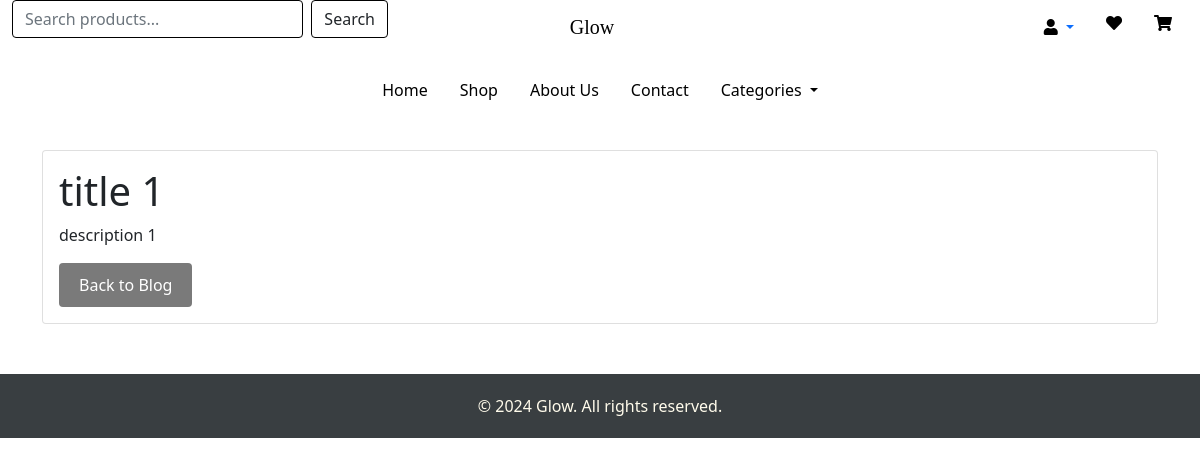
The page /post/1/ on the database as committed earlier.
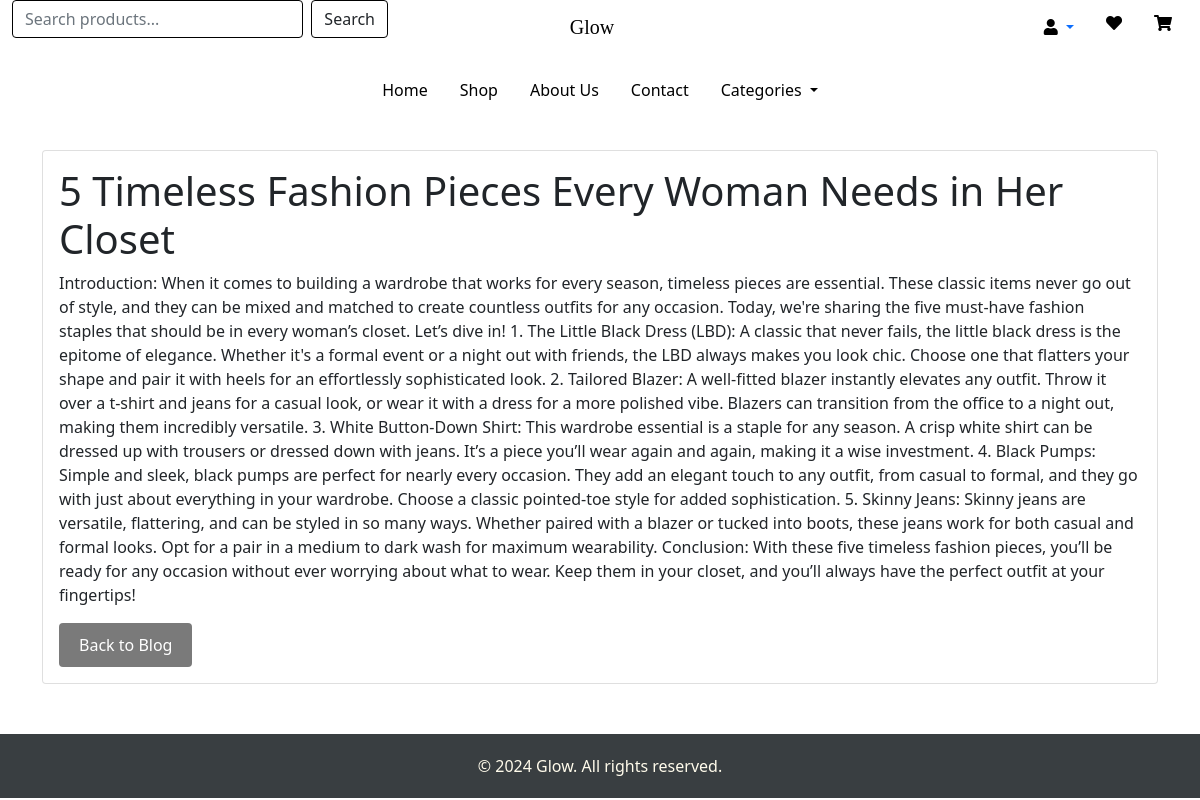
The same page on the database as committed later.
### home/models.py (models this page shows, shortened)
class Post(models.Model):
    title = models.CharField(max_length=200)
    content = models.TextField()
    created_at = models.DateTimeField(auto_now_add=True)

### home/views.py (the view)
# urls.py: path('post/<int:pk>/', views.PostDetailView.as_view(), name='post_detail'),
class PostDetailView(DetailView):
    model = Post
    template_name = 'home/post_detail.html'  # A new template for the detailed view
    context_object_name = 'post'

### home/templates/home/post_detail.html (shortened to what this page needs)
{% extends "base.html" %}
{% block content %}
    <div class="container mt-4 mb-4">
        <div class="card">
            <div class="card-body">
                <h1 class="card-title">{{ post.title }}</h1>
                <p class="card-text">{{ post.content }}</p>
                <a href="{% url 'post_list' %}" class="btn btn-secondary">Back to Blog</a>
            </div>
        </div>
    </div>
{% endblock %}

Rows that differ between the two databases and show on the page:
changed Post: title "title 1" → "5 Timeless Fashion Pieces Every Woman Needs in Her Closet"; content "description 1" → "Introduction: When it comes to building a wardrobe that works for every season, timeless pieces are essential. These classic items never go out of style, and they can be mixed and matched to create countless outfits for any occasion. Today, we're sharing the five must-have fashion staples that should be in every woman’s closet. Let’s dive in! 1. The Little Black Dress (LBD): A classic that never fails, the little black dress is the epitome of elegance. Whether it's a formal event or a night out with friends, the LBD always makes you look chic. Choose one that flatters your shape and pair it with heels for an effortlessly sophisticated look. 2. Tailored Blazer: A well-fitted blazer instantly…"
